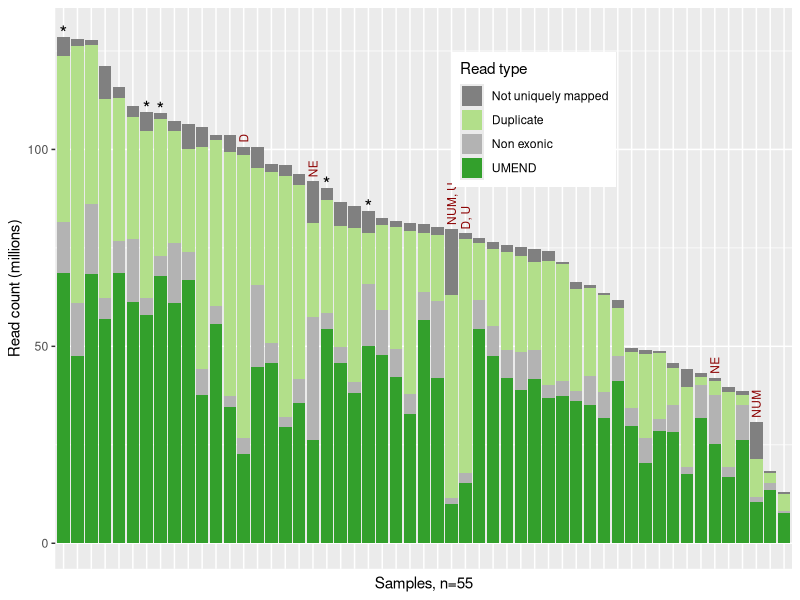
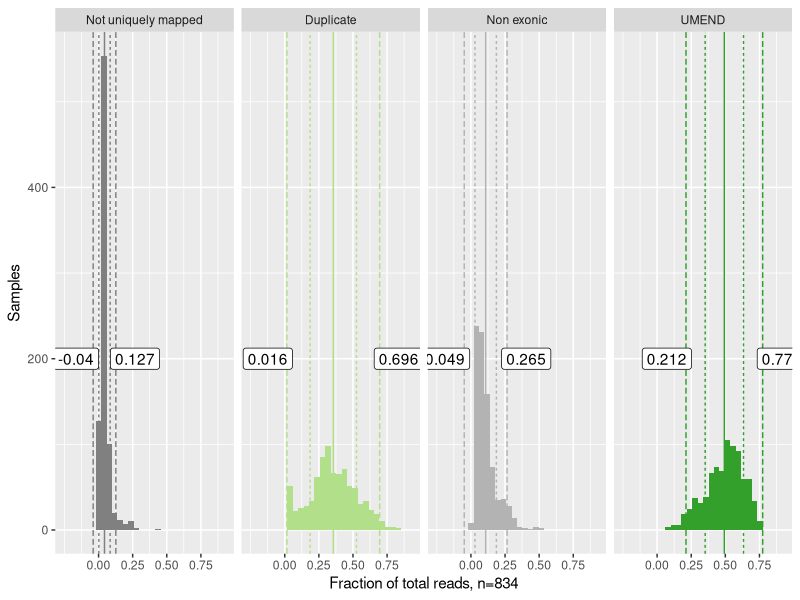
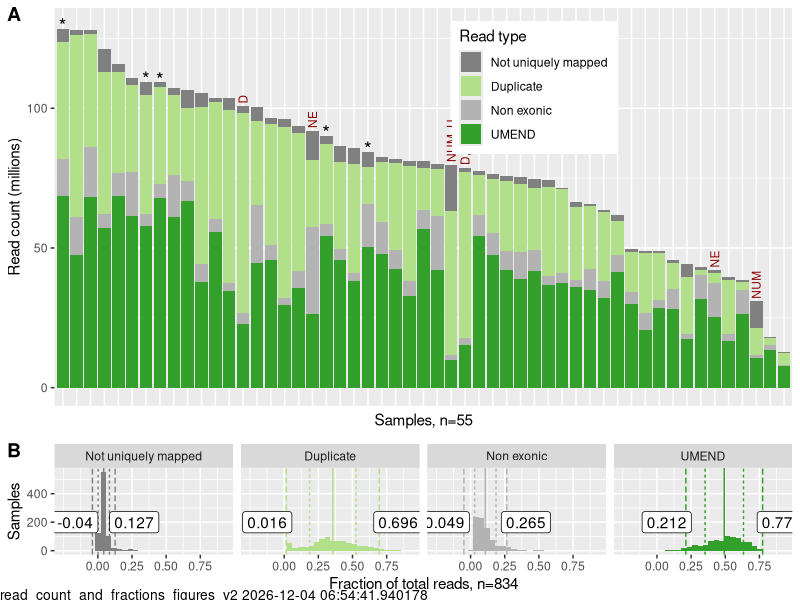
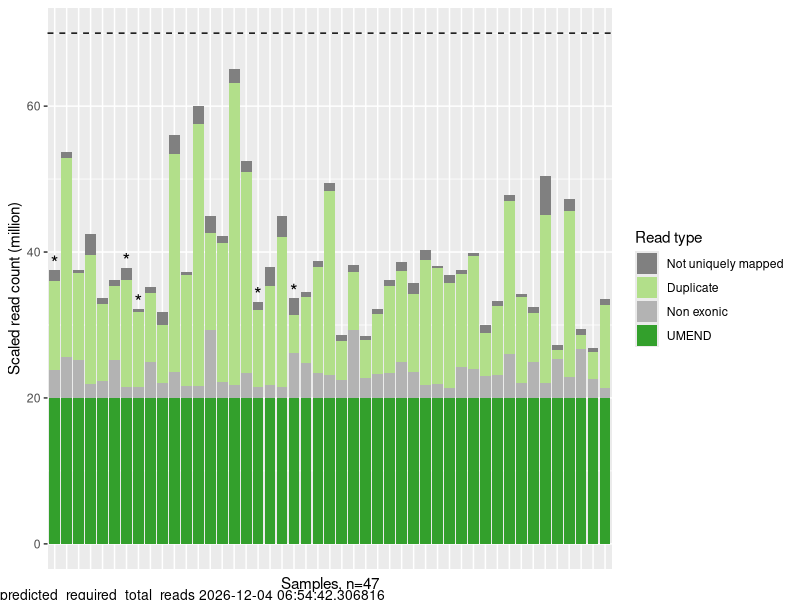
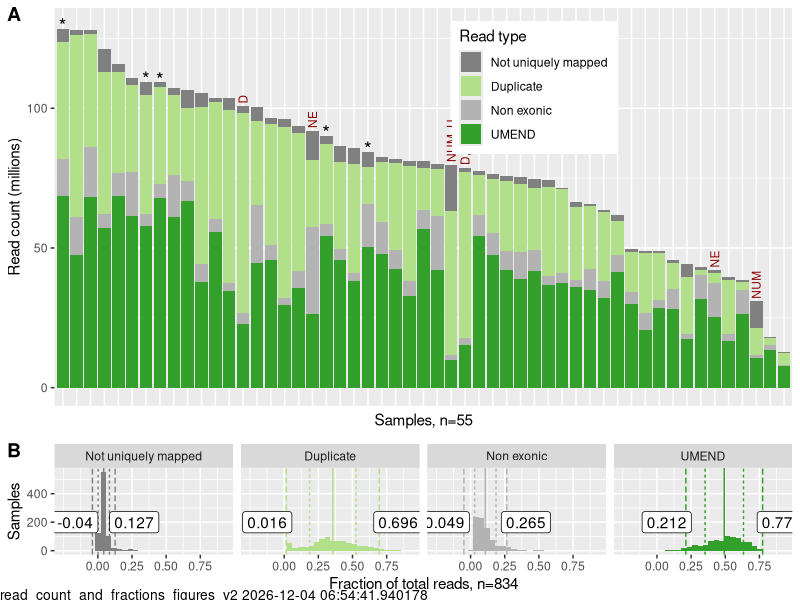
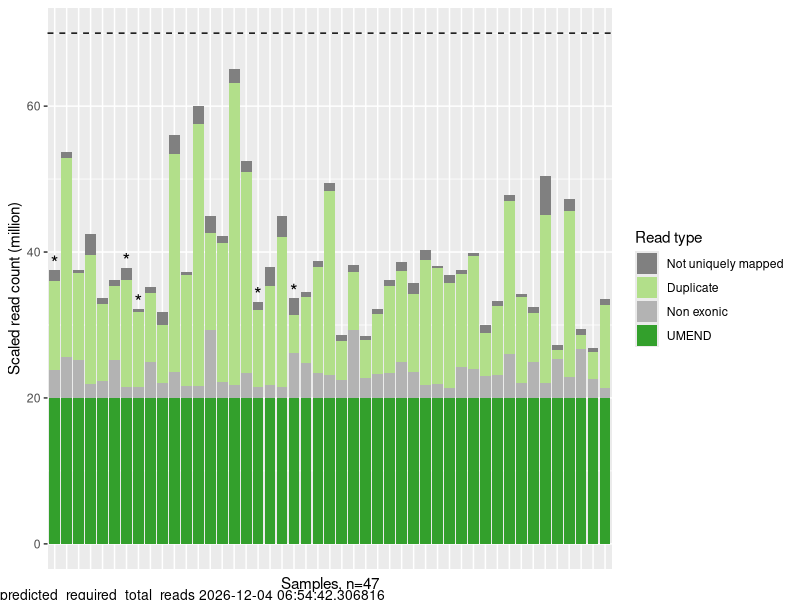

Here is the R script that generated these plots, in order:
## ---- chunk 1

knitr::opts_chunk$set(echo = TRUE)
# knitr::opts_knit$set(root.dir = "~/Documents/Dropbox/ucsc/projects/gitCode/drafts_of_umend_qc_publication/")

library(readr)
library(tidyr)
library(dplyr)
library(ggplot2)
library(gridGraphics)
library(RColorBrewer)
library(viridis)
library(ggrepel)
library(cowplot)

## ---- chunk 2

n_samples_to_plot <- 50

library(RColorBrewer)

source_palette <- brewer.pal(12, "Paired")
cb_dark_green <- source_palette[4]
cb_light_green <- source_palette[3]



raw_names_for_read_types <-  c("not_mapped", "duplicate_reads", "non_exonic_reads", "UMEND")
intermediate_names_for_read_types = c("Not uniquely mapped", "Duplicate reads", "Non exonic reads", "UMEND")
better_names_for_read_types <- c("Not uniquely mapped", "Duplicate", "Non exonic", "UMEND")


category_colors <- c(grey(0.5), cb_light_green, grey(0.7), cb_dark_green) 
names(category_colors) <- intermediate_names_for_read_types

## ---- chunk 3

allCountsRaw <- read_tsv(file.path( "../data/raw_read_survey_results_2019_05_13.txt"), 
                         col_names = c("sample_id", "count_type", "read_count")) %>%
  spread(count_type, read_count) 

parent_sample_data <- read_tsv("../data/parent_sample_data_source.tsv") %>% rename(pub_ID = publication_id)

## ---- chunk 4

complete_counts_raw <- na.omit(allCountsRaw) %>%
  filter(!grepl("TH06", sample_id)) # exclude placeholder QC values from TH06 (we don't have real QC values for these samples)




# consider excluding samples in which duplicates may have been removed
# dplyr::filter(!grepl("THR08", sample_id )) # i think duplicates may have been removed from these samples
# nrow (filter(allCountsRaw, grepl("THR08", sample_id )))


# effect of excluding NA, which are usually samples without four measurements
nrow(na.omit(allCountsRaw))
nrow((allCountsRaw))


## ---- chunk 5

read_counts <- complete_counts_raw %>%
  rename(UM = Uniquely_mapped_read_count,
         MM = Multimapped_read_count,
         UMND = Uniquely_mapped_non_duplicate_read_count)

## ---- chunk 6

orderByTotalReads <- read_counts %>% arrange(desc(total_sequences)) %>%	.$sample_id
read_counts_with_slices <- read_counts %>% 
  arrange(desc(total_sequences)) %>% 
  mutate(pct_UMEND = UMEND / total_sequences,
         Percent_duplicates = 1 - (UMND / UM), 
         not_mapped = total_sequences - (UM + MM),
         duplicate_reads = (UM + MM) - UMND,
         non_exonic_reads = UMND - UMEND,
         sum_slices = UMEND + non_exonic_reads + duplicate_reads + not_mapped)

## ---- chunk 7

plotInfo <- read_counts_with_slices %>% 
			select(sample_id,
			       not_mapped,
			       duplicate_reads,
			       non_exonic_reads,
			       UMEND,
			       Percent_duplicates,
			       pct_UMEND,
			       total_sequences) %>%
			gather(read_type, read_count, not_mapped, duplicate_reads, non_exonic_reads, UMEND) %>%
			mutate(read_type = intermediate_names_for_read_types[match(read_type, raw_names_for_read_types)],
			       read_type = factor(read_type,
			                          levels = intermediate_names_for_read_types),
			       sample_id = factor(sample_id, levels = orderByTotalReads),
			       read_countM = read_count / 1e6,
			       percent_of_total = read_count / total_sequences)

## ---- chunk 8
                 
# smaller dataset to show individual samples
read_counts_from_reasonably_sized_samples <- read_counts %>%
  filter(total_sequences < 150E6) # the most relevant set, and limiting makes plots intelligible


selected_parent_samples <- tibble(THid = parent_sample_data$`Treehouse ID`)

# selected_parent_samples$plot_id = paste0("S", 1:nrow(selected_parent_samples))
selected_parent_samples$plot_id = "*"

n_random_samples_needed <- nrow(read_counts_from_reasonably_sized_samples) - nrow(selected_parent_samples)
set.seed(2)
random_samples <- read_counts_from_reasonably_sized_samples[sample(1:n_random_samples_needed,n_samples_to_plot),]$sample_id
samples_for_small_dataset <- c(selected_parent_samples$THid, random_samples)
# special_designation=c("other", "From_Fig1")
# special_designation <- c("", "*")
small_plot_data <- subset(plotInfo, sample_id %in% samples_for_small_dataset) %>%
  mutate(highlight_text = selected_parent_samples$plot_id[match(sample_id, selected_parent_samples$THid)])
# small_plot_data$highlight_text = factor(special_designation[1 + small_plot_data$sample_id %in% example_samples_to_force_into_small_dataset],
#                                        levels = rev(special_designation))
selected_small_plot_data <- plotInfo %>%
  dplyr::filter(sample_id %in% selected_parent_samples$THid)

## ---- chunk 9

read_type_mean_and_sd_20U <- plotInfo %>% 
  group_by(sample_id) %>%
  dplyr::filter(read_countM[read_type == "UMEND"] > 20) %>% 
  group_by(read_type) %>% 
  summarize(mean_pct_of_total = mean(percent_of_total), 
            one_sd = sd(percent_of_total),
            mean_minus_one_sd = mean_pct_of_total - one_sd,
            mean_plus_one_sd = mean_pct_of_total + one_sd,
            mean_minus_two_sd = mean_pct_of_total - one_sd * 2,
            mean_plus_two_sd = mean_pct_of_total + one_sd * 2) %>% 
  gather(stat, value, -one_sd, -read_type) %>%
  mutate(stat2 = gsub("^.*two_sd", "two_sd", gsub("^.*one_sd", "one_sd", stat)))

read_types_with_a_lower_bound <- c("UMEND", "Duplicate reads")

read_type_pct_thresholds_raw <- read_type_mean_and_sd_20U %>% 
  dplyr::filter(grepl("two_sd", stat)) %>%
  mutate(value2 = ifelse(grepl("minus_two_sd", stat),
                         ifelse(read_type %in% read_types_with_a_lower_bound,
                                value,
                                0),
                         value))
# 
# read_type_pct_thresholds <- read_type_pct_thresholds_raw %>% 
#  select(read_type, stat, value2) %>%
#   spread(stat, value2) %>%
#   rename(min_pct = mean_minus_two_sd, max_pct = mean_plus_two_sd)

read_type_pct_thresholds <- read_type_pct_thresholds_raw %>% 
 select(read_type, stat, value) %>%
  spread(stat, value) %>%
  rename(min_pct = mean_minus_two_sd, max_pct = mean_plus_two_sd)



## ---- chunk 10

plot_info_with_limits <- left_join(plotInfo, read_type_pct_thresholds, by = "read_type") %>%
  mutate(within_limits = ifelse(percent_of_total > min_pct,
                                ifelse(percent_of_total<max_pct,
                                       "within_limits",
                                       "above_limit"),
                                "below_limit"))

samples_within_read_type_limits <- plot_info_with_limits %>% 
  group_by(sample_id) %>%
  filter(sum(grepl("within_limits", within_limits)) == 4) %>%
  pull(sample_id) %>% unique


length(unique(plot_info_with_limits$sample_id))
length(samples_within_read_type_limits)

length(samples_within_read_type_limits)/length(unique(plot_info_with_limits$sample_id))
## ---- chunk 11

small_plot_data$not_WNL <- small_plot_data$sample_id  %in% samples_within_read_type_limits

#cat(as.character(unique(small_plot_data$sample_id)), file="early_55_sample_list.txt")

threshold_codes=c("NUM"="Not uniquely mapped", "D"="Duplicate reads", "NE" = "Non exonic reads", "U" = "UMEND")

threshold_failure_notes <- subset(plot_info_with_limits, sample_id  %in% subset(small_plot_data, ! not_WNL)$sample_id) %>% 
  filter(within_limits != "within_limits") %>%
  mutate(threshold_code = names(threshold_codes)[match(read_type, threshold_codes)]) %>%
  group_by(sample_id, total_sequences) %>%
  summarize(failed_thresholds = paste(threshold_code, collapse=", "))

# to review visually
subset(plot_info_with_limits, sample_id  %in% subset(small_plot_data, ! not_WNL)$sample_id) %>% 
  filter(within_limits != "within_limits") %>%
  select(sample_id, read_type, within_limits) %>%
  spread(read_type, within_limits) 

# of the samples i've looked at, a below threshold UMEND value is always accompanied by a value that exceeds the threshold in another category


## ---- chunk 12

# includes all samples

min_UMEND = 20 * 1e6

adjusted_read_counts <- plotInfo %>% 
  group_by(sample_id) %>% 
  mutate(adjustment_factor = 1 / (read_count[read_type == "UMEND"]/min_UMEND),
         adjust_read_count = adjustment_factor * read_count,
         total_adjusted_read_count = sum(adjust_read_count))

## ---- chunk 13

# includes only samples within the reference ranges

proposed_thresholds = c(1,seq(4,48, by = 4))
percentiles_to_query = 0.95 # c(50, 75, 95, 100)/100

#library(purrr)

# remove failed samples
plot_info_within_limits <- plotInfo %>%
  filter(sample_id %in% samples_within_read_type_limits)

proposed_threshold=1
percentile_to_query=0.95

rescale_and_get_percentile <- function(proposed_threshold, percentile_to_query) {
  plot_info_within_limits %>% 
    filter(read_type == "UMEND") %>%
    mutate(adjustment_factor = 1 / (read_count / (proposed_threshold * 1e6)),
           adjusted_total = adjustment_factor * total_sequences) %>%
    pull(adjusted_total) %>%
    quantile(percentile_to_query)
}

predictions <- NULL
for (proposed_threshold in proposed_thresholds) {
  for (percentile_to_query in percentiles_to_query){
    predictions <- bind_rows(predictions,
                             tibble(proposed_threshold,
                                    percentile_to_query,
                                    predicted_total_reads = rescale_and_get_percentile(proposed_threshold,
                                                                                       percentile_to_query)))
  }
}


write_tsv(predictions %>% filter(percentile_to_query==0.95),
          "../data/predicted_required_total_reads_within_limits.tsv")



## ---- chunk 14
plot_title <- "Total number of reads in a sample does not predict the number of UMEND reads"
figure_name <- "read_count_and_fractions_figures_v2"


# note negative values in small_plot_data$read_countM, e.g. -0.4817530
p1 <- ggplot(small_plot_data) +
  geom_bar(data = small_plot_data,
           aes(x = sample_id,
               y = read_countM,
               fill = read_type),
           size = 1,
           stat = "identity") +
  scale_fill_manual("Read type", values = category_colors, labels=better_names_for_read_types) +
  scale_color_grey(end = 0.6) +
  # facet_grid(.~highlight_sample, scales="free_x", space="free") + 
  xlab(paste0("Samples, n=", length(samples_for_small_dataset))) +
  ylab("Read count (millions)") +
#  ylim(0, 175) +
  geom_text(data=subset(small_plot_data, read_type == "UMEND"),
                               aes(x = sample_id,
                y = 1 + total_sequences / 1e6,
                label = highlight_text),
            color = "black",
            size = 5) +
  geom_text(data=threshold_failure_notes,
            aes(x = sample_id,
                y = 1 + total_sequences / 1e6,
                label = failed_thresholds),
            angle=90, hjust=0,
            color = "darkred",
            size=3) +
  # labs(caption= paste(figure_name, Sys.time())) + 
    theme(axis.ticks.x = element_blank(), 
          axis.text.x = element_blank(),
#           legend.position = c(.4,.86)
           legend.position = c(0.65, 0.8)
        #   plot.caption = element_text(hjust = -1)
    ) 
  #geom_text(data=selected_small_plot_data, aes(x=sample_id, y=total_sequences), label="*")

p1


## ---- chunk 15

plotInfo_20U <- plotInfo %>% 
  group_by(sample_id) %>%
  dplyr::filter(read_countM[read_type == "UMEND"] > 20)

read_type_names <- better_names_for_read_types
names(read_type_names)= names(category_colors)

read_type_labeller <- function(variable,value){
  return(read_type_names[value])
}


p20 <-  ggplot(plotInfo_20U) + 
  geom_histogram(aes(x = percent_of_total, fill = read_type)) + 
  geom_vline(data = read_type_mean_and_sd_20U, 
             aes(xintercept = value,
                 color = read_type,
                 linetype = stat2)) +
  scale_fill_manual(values = category_colors) +
  scale_color_manual(values = category_colors) +
  facet_wrap(~read_type, nrow=1, labeller=read_type_labeller) 

p20b <- p20 + 
  theme(legend.position = "none") +
  ylab("Samples") + 
  xlab(paste0("Fraction of total reads, n=", length(unique(plotInfo_20U$sample_id)))) 

padding_from_line <- -0.04

read_type_pct_thresholds_for_fig2 <- read_type_pct_thresholds %>%
  gather(threshold, value, -read_type) %>%
  mutate(
    x = ifelse(threshold=="max_pct", value + padding_from_line, value - padding_from_line),
#    y = ifelse(read_type %in% c("Duplicate reads", "UMEND"), 200, 50),
    y = 200,
    hjust = ifelse(threshold=="max_pct", "left", "right"),
    label = ifelse(threshold=="max_pct", 
                   paste0("mean\n+ 2sd\n", round(value, 3)),
                   paste0("mean\n- 2sd\n", round(value, 3))
                   )
    )

p20c <- 
  p20b + 
  geom_label(data = read_type_pct_thresholds_for_fig2, 
            aes(x = x, y = y, label = round(value, 3), hjust = hjust)
  ) + 
  scale_x_continuous(breaks = seq(0, 1, by=0.25)) +
  expand_limits(x = c(-0.25, 0.9))

p20c
## ---- chunk 16

#p12 <- plot_grid(p1, p20c, labels = c("A", "B"), rel_widths = c(2.5, 1.5) , axis = "x", align = "h")

p12 <- plot_grid(p1, p20c, labels = c("A", "B"), rel_heights = c(4, 1.5), nrow=2 , axis = "y", align = "v")


#title <- ggdraw() +
 # draw_label(plot_title, fontface = 'bold')

fig_file_base <- paste(figure_name, Sys.time())

#plot_output <- plot_grid(title, p12, ncol = 1, rel_heights = c(0.1, 1)) + 
plot_output <-   p12 +
  draw_label(fig_file_base,
             x = 0,
             y = 0,
             vjust = 0,
             hjust = 0,
             size = 10) #, fontface = 'bold')

plot_output
# ggsave(paste0("../figures_and_tables/", gsub(" ", "_", gsub(":", "-", fig_file_base)), ".png"), plot_output, height = 5, width = 12.5)
ggsave(paste0("../figures_and_tables/", gsub(" ", "_", gsub(":", "-", fig_file_base)), ".png"), plot_output, height = 7, width = 11)
## ---- chunk 17

number_of_samples_analyzed <-  nrow(complete_counts_raw)


project_ids <- gsub("TARGET-40.*$", "TARGET-40", gsub("_.*", "", complete_counts_raw$sample_id)) 

number_of_projects <- length(unique(project_ids))

print(paste("The total number of samples analyzed was",number_of_samples_analyzed, "from", number_of_projects, "projects"))


number_of_samples_with_more_than_20M_UMEND_reads <- nrow(subset(complete_counts_raw, UMEND> 20E6))
print(paste( number_of_samples_with_more_than_20M_UMEND_reads, "samples have more than 20M UMEND reads"))

number_of_samples_within_reference_ranges <- length(samples_within_read_type_limits)
print(paste(number_of_samples_within_reference_ranges,"samples that had values within the reference range"))

median_num_of_UMEND_reads_in_samples_within_limits <- plot_info_with_limits %>% 
  filter(within_limits == "within_limits",
         read_type == "UMEND") %>%
  pull(read_countM) %>%
  median
  
print(paste("the median number of UMEND reads in these samples was", round(median_num_of_UMEND_reads_in_samples_within_limits, 1), "million"))


# nrow(subset(complete_counts_raw, UMEND> 20E6 & sample_id %in% samples_within_read_type_limits)) # 710
# 
# total_lost_to_10_UMEND_threshold <-  nrow(subset(complete_counts_raw, UMEND< 10E6)) # 710
# 
# pct_lost_to_10_UMEND_threshold <-  total_lost_to_10_UMEND_threshold/number_of_samples_analyzed
# 
# total_lost_to_ref_range <- number_of_samples_analyzed - number_of_samples_within_reference_ranges
# 
# pct_lost_to_ref_range <- total_lost_to_ref_range/number_of_samples_analyzed

## ---- chunk 18

figure_name <- "predicted_required_total_reads"
fig_file_base <- paste(figure_name, Sys.time())

this_plot_data <- subset(adjusted_read_counts,
                   sample_id %in% samples_for_small_dataset &
                   sample_id %in% samples_within_read_type_limits)

this_plot_data_for_labels <- this_plot_data %>%
  filter(sample_id %in% selected_parent_samples$THid,
         read_type == "UMEND") 

p <- ggplot(this_plot_data) + 
  geom_bar(aes(x = sample_id, 
               y = adjust_read_count / 1e6, 
               fill = read_type), size = 1, stat = "identity") +
  geom_hline(yintercept = 70, linetype = "dashed") +
  scale_fill_manual("Read type", values = category_colors, labels=better_names_for_read_types) +
  scale_color_grey(end = 0.6) + 
  xlab("Sample") +
  theme(axis.ticks.x = element_blank(), 
        axis.text.x = element_blank()) +
  ylab("Scaled read count (million)") + 
  xlab(paste0("Samples, n=", length(unique(this_plot_data$sample_id)))) +
  geom_text(data=this_plot_data_for_labels,
                               aes(x = sample_id,
                y = 1 + total_adjusted_read_count / 1e6,
                label = "*"),
            color = "black",
            size = 5) 
###

plot_output <- plot_grid(p) +
  draw_label(paste(figure_name, Sys.time()),
             x = 0, 
             y = 0,             
             vjust = 0, 
             hjust = 0, 
             size = 10) 

plot_output

ggsave(paste0("../figures_and_tables/", gsub(" ", "_", gsub(":", "-", fig_file_base)), ".png"), plot_output, height = 5, width = 8)
## ---- chunk 19


print(paste(number_of_samples_within_reference_ranges,"samples that had values within the reference range"))

adjusted_UMEND_wnl <- 
adjusted_read_counts %>%
filter(sample_id %in% samples_within_read_type_limits,
       read_type == "UMEND"
       ) 


# t5 is the  nsamples in the reference range require fewer than 70M total reads to contain 20M UMEND reads

t5 <- adjusted_UMEND_wnl %>% filter(total_adjusted_read_count < 70E6) %>% nrow
t5/nrow(adjusted_UMEND_wnl)

print(paste("All samples in this figure and", round(100*t5/nrow(adjusted_UMEND_wnl)), "% of the", number_of_samples_within_reference_ranges, "samples in the reference range require fewer than 70M total reads to contain 20M UMEND reads (dashed horizontal line)."))


## ---- chunk 20

read_counts_with_slices %>% 
  mutate(project=gsub("[-_].*$", "", sample_id)) %>%
  group_by(project) %>%
  summarize(
    mean_pct_dupe=mean(Percent_duplicates),
    n=n()
    ) %>%
  arrange((mean_pct_dupe))

read_counts_with_slices %>% 
  filter(UMEND>20E6) %>%
  mutate(project=gsub("[-_].*$", "", sample_id)) %>%
  group_by(project) %>%
  summarize(
    mean_pct_dupe=mean(Percent_duplicates),
    n=n()
    ) %>%
  arrange((mean_pct_dupe))
